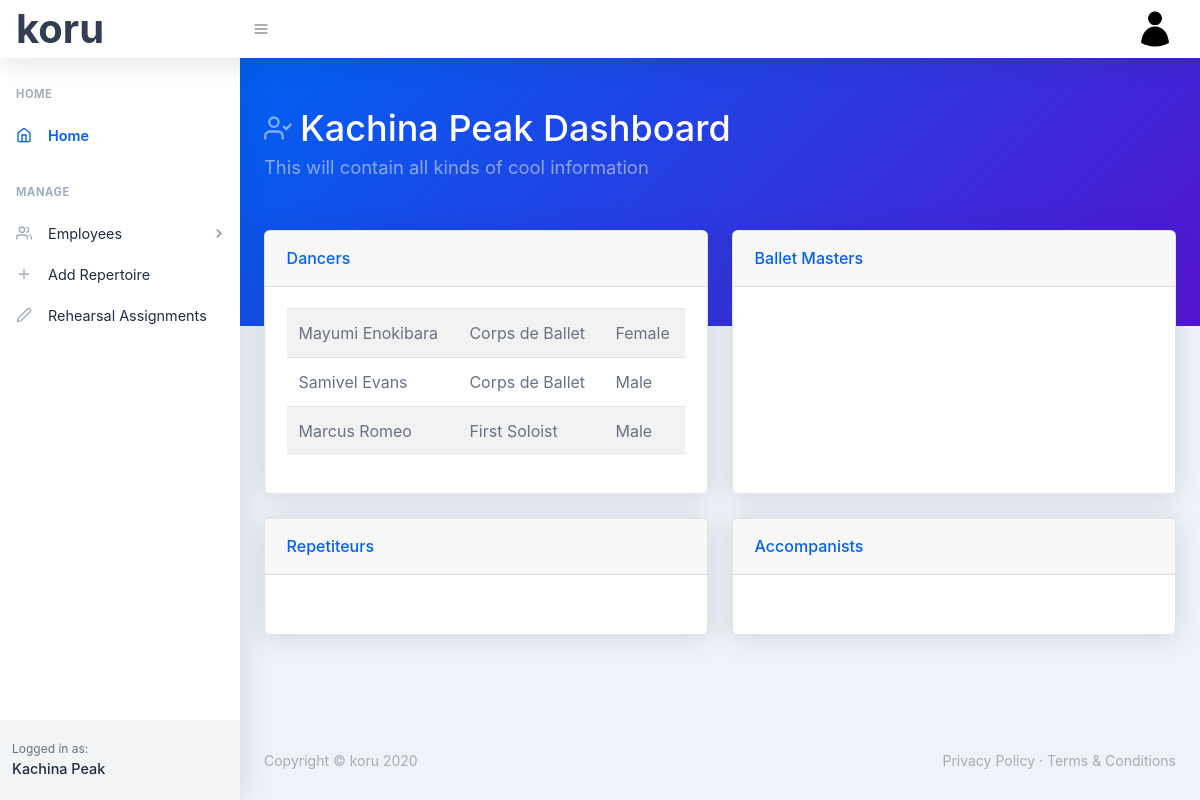
Screenshot of / (signed in) with the database file from the repository.
### koru/models.py (models this page shows, shortened)
class User(db.Model, UserMixin):
    id = db.Column(db.Integer, primary_key=True)
    first_name = db.Column(db.String(30), nullable=False)
    last_name = db.Column(db.String(30), nullable=False)
    company_name = db.Column(db.String(60), nullable=False)
    email = db.Column(db.String(60), unique=True, nullable=False)
    image_file = db.Column(db.String(20), nullable=False, default='default.png')
    password = db.Column(db.String(60), nullable=False)
    dancers = db.relationship('Dancer', backref='company', lazy=True)
    balletmasters= db.relationship('BalletMaster', backref='company', lazy=True)
    accompanists = db.relationship('Accompanist', backref='company', lazy=True)
    repetiteurs = db.relationship('Repetiteur', backref='company', lazy=True)
    repertoire = db.relationship('Repertoire', backref='company', lazy=True)

class Dancer(db.Model):
    id = db.Column(db.Integer, primary_key=True)
    first_name = db.Column(db.String(30), nullable=False)
    last_name = db.Column(db.String(30), nullable=False)
    rank = db.Column(db.String(20), nullable=False)
    gender = db.Column(db.String(20), nullable=False)
    user_id = db.Column(db.Integer, db.ForeignKey('user.id'), nullable=False)

### koru/main/routes.py (the view)
@main.route('/')
def index():
    if current_user.is_authenticated == False:
        return redirect(url_for('main.landing'))
    dancers = Dancer.query.filter_by(user_id=current_user.id).order_by(Dancer.last_name).all()
    bms = BalletMaster.query.filter_by(user_id=current_user.id).order_by(BalletMaster.last_name).all()
    accompanists = Accompanist.query.filter_by(user_id=current_user.id).order_by(Accompanist.last_name).all()
    repetiteurs = Repetiteur.query.filter_by(user_id=current_user.id).order_by(Repetiteur.last_name).all()
    return render_template('index.html', title='Home', dancers=dancers, bms=bms, accompanists=accompanists, repetiteurs=repetiteurs)

### koru/models.py (called while the page is built)
@login_manager.user_loader
def load_user(user_id):
    return User.query.get(int(user_id))

### koru/templates/index.html (shortened to what this page needs)
{% extends "layout.html" %}
{% block header %}
<header class="page-header page-header-dark bg-gradient-primary-to-secondary pb-10">
    <div class="container">
        <div class="page-header-content pt-4">
            <div class="row align-items-center justify-content-between">
                <div class="col-auto mt-4">
                    <h1 class="page-header-title">
                        <div class="page-header-icon"><i data-feather="user-check"></i></div>
                        {{ current_user.company_name }} Dashboard
                    </h1>
                    <div class="page-header-subtitle">This will contain all kinds of cool information</div>
                </div>
            </div>
        </div>
    </div>
</header>
{% endblock %}
{% block main %}
<div class="container">
    <div class="row mt-n10">
        <div class="col-xl-6 mb-4">
            <div class="card card-header-actions h-100">
                <div class="card-header">
                    Dancers
                </div>
                <div class="card-body">
                    <table class="table table-striped">
                        <tbody>
                            {% for dancer in dancers %}
                            <tr>
                                <td>{{ dancer.first_name}} {{ dancer.last_name }}</td>
                                <td>{{ dancer.rank }}</td>
                                <td>{{ dancer.gender }}</td>
                            </tr>
                            {% endfor %}
                        </tbody>
                    </table>
                </div>
            </div>
        </div>
        <div class="col-xl-6 mb-4">
            <div class="card card-header-actions h-100">
                <div class="card-header">
                    Ballet Masters
                </div>
                <div class="card-body">
                </div>
            </div>
        </div>
    </div>
    <div class="row">
        <div class="col-xl-6 mb-4">
            <div class="card card-header-actions h-100">
                <div class="card-header">
                    Repetiteurs
                </div>
                <div class="card-body">
                </div>
            </div>
        </div>
        <div class="col-xl-6 mb-4">
            <div class="card card-header-actions h-100">
                <div class="card-header">
                    Accompanists
                </div>
                <div class="card-body">
                </div>
            </div>
        </div>
    </div>
</div>
{% endblock %}

### koru/templates/layout.html (shortened to what this page needs)
<!DOCTYPE html>
<html lang="en">
    <head>
        <link href="../static/css/styles.css" rel="stylesheet" />
        <link href="https://cdn.datatables.net/1.10.21/css/jquery.dataTables.min.css" type="text/css" rel="stylesheet" />
    </head>
    <body class="nav-fixed">
        <nav class="topnav navbar navbar-expand shadow navbar-light bg-white" id="sidenavAccordion">
            <a class="navbar-brand" style="font-size: 40px;" href="{{ url_for('main.index') }}">koru</a>
            <button class="btn btn-icon btn-transparent-dark order-1 order-lg-0 mr-lg-2" id="sidebarToggle" href="#"><i data-feather="menu"></i></button>
            <ul class="navbar-nav align-items-center ml-auto">
                {% if current_user.is_authenticated %}
                <li class="nav-item dropdown no-caret mr-2 dropdown-user">
                    <a class="btn btn-icon btn-transparent-dark dropdown-toggle" id="navbarDropdownUserImage" href="javascript:void(0);" role="button" data-toggle="dropdown" aria-haspopup="true" aria-expanded="false"><img class="img-fluid" src="../static/images/profile_pics/{{ current_user.image_file }}" /></a>
                </li>
                {% else %}
                <a class="nav-link" href="{{ url_for('users.register') }}">Register</a>
                <a class="nav-link" href="{{ url_for('users.login') }}">Login</a>
                {% endif %}
            </ul>
        </nav>
        <div id="layoutSidenav">
            <div id="layoutSidenav_nav">
                <nav class="sidenav shadow-right sidenav-light">
                    <div class="sidenav-menu">
                        <div class="nav accordion" id="accordionSidenav">
                            <div class="sidenav-menu-heading">Home</div>
                            <a class="nav-link" href="{{ url_for('main.index') }}">
                                <div class="nav-link-icon"><i data-feather="home"></i></div>
                                Home
                            </a>
                            <div class="sidenav-menu-heading">Manage</div>
                            <a class="nav-link collapsed" href="javascript:void(0);" data-toggle="collapse" data-target="#collapseDashboards" aria-expanded="false" aria-controls="collapseDashboards">
                                <div class="nav-link-icon"><i data-feather="users"></i></div>
                                Employees
                                <div class="sidenav-collapse-arrow"><i class="fas fa-angle-down"></i></div>
                            </a>
                            <a class="nav-link" href="{{ url_for('repertoire.add_repertoire') }}">
                                <div class="nav-link-icon"><i data-feather="plus"></i></div>
                                Add Repertoire
                            </a>
                            <a class="nav-link" href="{{ url_for('repertoire.rehearsal_assignments') }}">
                                <div class="nav-link-icon"><i data-feather="edit-2"></i></div>
                                Rehearsal Assignments
                            </a>
                        </div>
                    </div>
                    <div class="sidenav-footer">
                        <div class="sidenav-footer-content">
                            <div class="sidenav-footer-subtitle">Logged in as:</div>
                            <div class="sidenav-footer-title">{{ current_user.company_name }}</div>
                        </div>
                    </div>
                </nav>
            </div>
            <div id="layoutSidenav_content">
                <main>
                    {% block header %} {% endblock %}
                        {% block main %} {% endblock %}
                </main>
                <footer class="footer mt-auto footer-light">
                    <div class="container-fluid">
                        <div class="row">
                            <div class="col-md-6 small">Copyright &copy; koru 2020</div>
                            <div class="col-md-6 text-md-right small">
                                <a href="#!">Privacy Policy</a>
                                &middot;
                                <a href="#!">Terms &amp; Conditions</a>
                            </div>
                        </div>
                    </div>
                </footer>
            </div>
        </div>
    </body>
</html>

### rows the page displays
User: image_file (placeholder picture), company_name "Kachina Peak"
Dancer: first_name "Mayumi", last_name "Enokibara", rank "Corps de Ballet", gender "Female"
Dancer: first_name "Samivel", last_name "Evans", rank "Corps de Ballet", gender "Male"
Dancer: first_name "Marcus", last_name "Romeo", rank "First Soloist", gender "Male"
